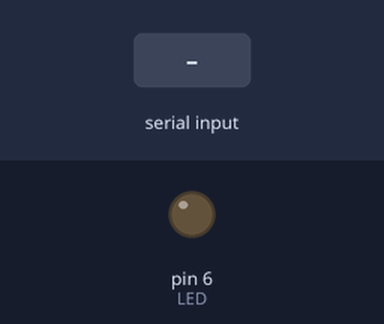
The sketch below on a simulated Arduino Uno, built with avr-gcc and run on an emulated ATmega328P. On the bench: output pins drawn as LEDs (lit = HIGH). The test bench sets the inputs (shaded band). What the sketch prints to the serial monitor is not drawn.

Above: at 1.2 s.
1.3 s: "on\n" received over Serial
At 1.6 s:
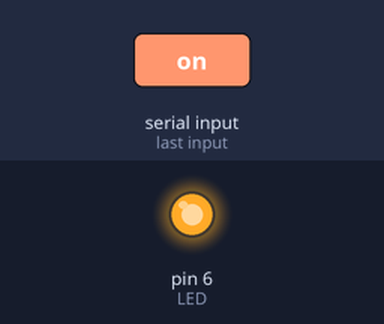
2.8 s: "off\n" received over Serial
At 4.0 s:
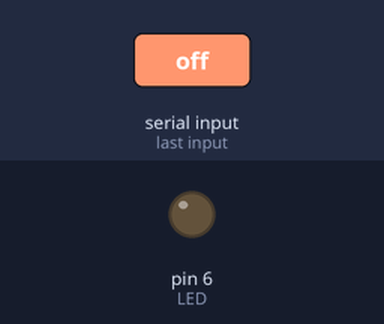
Timing chart, 0 to 5.8 s (numbered marks = the images above; inputs shaded):
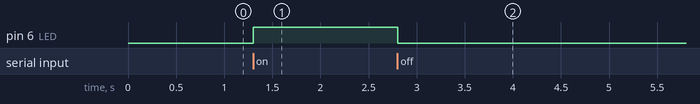

The sketch:

ex09_04.ino
```cpp
// 키보드 문자열로 LED 점멸 제어 2

#define LED 6

void setup() {
  pinMode(LED, OUTPUT);
  Serial.begin(9600);
  Serial.println("Please enter <on> or <off>");
}

void loop() {
  if (Serial.available()) {
    String s = Serial.readStringUntil('\n');
    if (s.equals("on")) {
      digitalWrite(LED, 1);
    }
    if (s.equals("off")) {
      digitalWrite(LED, 0);
    }
  }
}
```

Measured:
- after the input at 1.3 s, pin 6 (LED): LOW → HIGH at once
- after the input at 2.8 s, pin 6 (LED): HIGH → LOW at once
